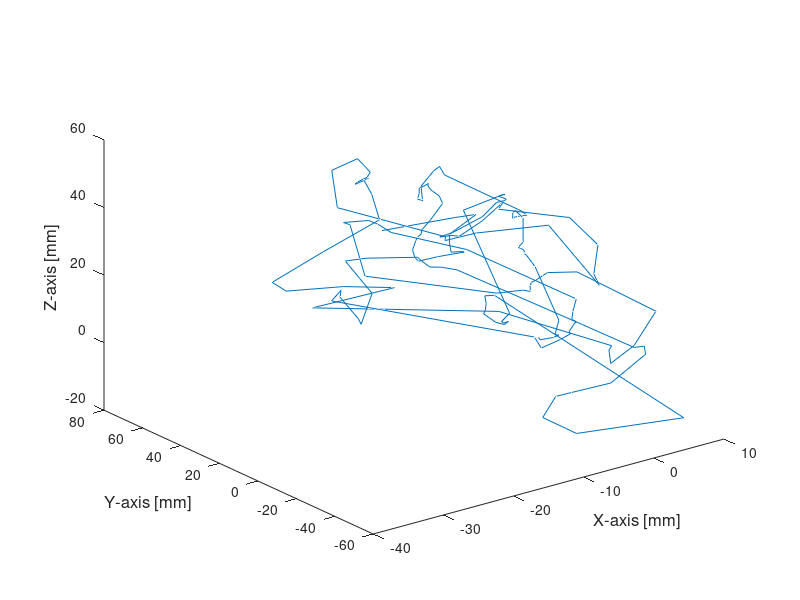

Reproduce this figure in MATLAB.
clear;
clc;

kinect_data = csvread('kinect_data.csv',0,0);

x = kinect_data(:,1);
y = kinect_data(:,2);
z = kinect_data(:,3);

plot3(x,y,z);

xlabel('X-axis [mm]', 'fontSize', 12);
ylabel('Y-axis [mm]', 'fontSize', 12);
zlabel('Z-axis [mm]', 'fontSize', 12);

%AZ = 30;
%EL = 40;
%view(AZ, EL); %Allows adjustment of 3d viewing angle